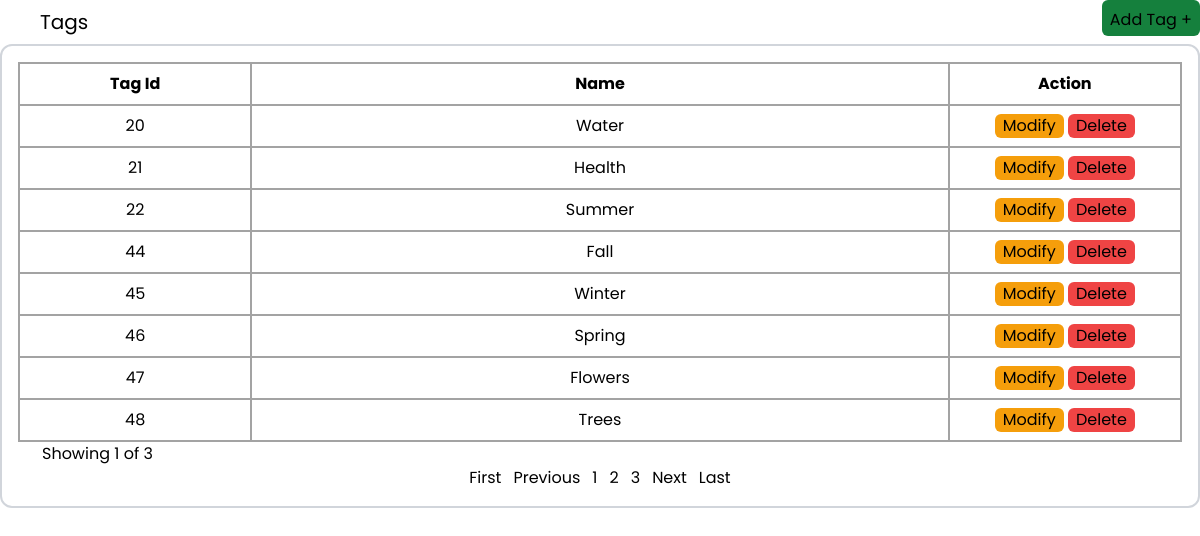
The app's page /src/blogpages/manageTags.php (signed in) with its own data.
### tables this page shows
CREATE TABLE `tags` (
  `tagId` int(11) NOT NULL,
  `tagName` varchar(255) NOT NULL
);

### src/blogpages/manageTags.php (the view, shortened to what this page needs)
<?php
include("../includes/conn.php");
if (isset($_SESSION['administrator_name']) || isset($_SESSION['admin_name'])) { ?>
    <!DOCTYPE html>
    <html lang="en">
    <head>
    </head>
    <body>
        <div class="flex flex-col justify-end items-start h-[100vh]">
            <div class="flex justify-between w-full pl-8">
                <p class="border-gray-300 rounded-t-lg p-2 pb-1 text-xl">Tags</p>
                <button onclick="openPopup()" class="p-2 pb-1 bg-green-700 mb-2 rounded-md">Add Tag +</button>
            </div>
            <div class="border-2 border-gray-300 rounded-xl h-[90vh] w-full flex">
                <div id="tags" class="flex flex-col justify-between w-full p-4">
                    <?php
                    $records = $conn->query("SELECT * FROM tags");
                    $rows = $records->num_rows;
                    $start = 0;
                    $rows_per_page = 8;
                    $select = "SELECT * FROM tags LIMIT ?,?";
                    $stmt = $conn->prepare($select);
                    $stmt->bind_param("ii", $start, $rows_per_page);
                    $stmt->execute();
                    $result = $stmt->get_result();
                    $pages = ceil($rows / $rows_per_page);
                    if ($rows > 0) {
                    ?>
                        <table class="table-fixed w-full ">
                            <thead class="border">
                                <tr class="border-2">
                                    <th class="w-1/5 px-4 py-2 border-2 border-[#A3A3A3] text-xs md:text-base">Tag Id</th>
                                    <th class="w-3/5 px-4 py-2 border-2 border-[#A3A3A3] text-xs md:text-base">Name</th>
                                    <th class="w-1/5 px-4 py-2 border-2 border-[#A3A3A3] text-xs md:text-base">Action</th>
                                </tr>
                            </thead>
                            <tbody id="tbody">
                                <?php
                                while ($row = mysqli_fetch_assoc($result)) {
                                    $tagName = htmlspecialchars($row['tagName']);
                                    $tagId = htmlspecialchars($row['tagId']);
                                ?>
                                    <tr>
                                        <td class="px-4 py-2 border-2 text-center border-[#A3A3A3] text-xs md:text-base"><?= $tagId ?></td>
                                        <td class="px-4 py-2 border-2 text-center border-[#A3A3A3] text-xs md:text-base"><?= $tagName ?></td>
                                        <td class="px-1 py-2 border-2 text-center border-[#A3A3A3] text-xs md:text-base">
                                            <button id="showdetails" onclick="showTagDetails('<?php echo $tagName; ?>',<?= $tagId ?>)" class="px-2 rounded-md bg-amber-500"> Modify </button>
                                            <button onclick="deleteTag(<?= $tagId ?>)" class="px-2 rounded-md bg-red-500"> Delete </button>
                                        </td>
                                    </tr>
                                <?php     }
                            } else {
                                ?>
                                <div class="w-full h-[100vh] flex items-center justify-center">
                                    <p>No tags in database</p>
                                </div>
                            <?php
                            }
                            ?>
                            </tbody>
                        </table>
                        <div>
                            <div class="pl-6">
                                <?php
                                if (!isset($_GET['page'])) {
                                    $page = 1;
                                } else {
                                    $page = $_GET['page'];
                                }
                                ?>
                                Showing <?php echo $page ?> of <?php echo $pages ?>
                            </div>
                            <div class="flex flex-row justify-center items-center gap-3">
                                <a href="?page=1">First</a>
                                <?php if (isset($_GET['page']) && $_GET['page'] > 1) { ?>
                                    <a href="?page=<?php echo $_GET['page'] - 1 ?>">Previous</a>
                                <?php } else { ?>
                                    <a class="cursor-pointer">Previous</a>
                                <?php } ?>
                                <?php
                                for ($i = 1; $i <= $pages; $i++) {
                                ?>
                                    <a href="?page=<?php echo $i ?>" class=""><?php echo $i ?></a>
                                <?php
                                }
                                ?>
                                <?php
                                if (!isset($_GET['page'])) {
                                    if ($pages == 1) {
                                ?>
                                        <a class="cursor-pointer">Next</a>
                                    <?php } else { ?>
                                        <a href="?page=2">Next</a>
                                    <?php } ?>
                                <?php } elseif ($_GET['page'] >= $pages) { ?>
                                    <a class="cursor-pointer">Next</a>
                                <?php } else { ?>
                                    <a href="?page=<?php echo $_GET['page'] + 1 ?>">Next</a>
                                <?php }
                                ?>
                                <a href="?page=<?php echo $pages ?>">Last</a>
                            </div>
                        </div>
                </div>
            </div>
        </div>
    </body>
    </html>
<?php } else echo "You don't have permission";
exit;
?>

### records on screen
tags: tagId "20", tagName "Water"
tags: tagId "21", tagName "Health"
tags: tagId "22", tagName "Summer"
tags: tagId "44", tagName "Fall"
tags: tagId "45", tagName "Winter"
tags: tagId "46", tagName "Spring"
tags: tagId "47", tagName "Flowers"
tags: tagId "48", tagName "Trees"

### other values on screen
$page "1"
$pages "3"
